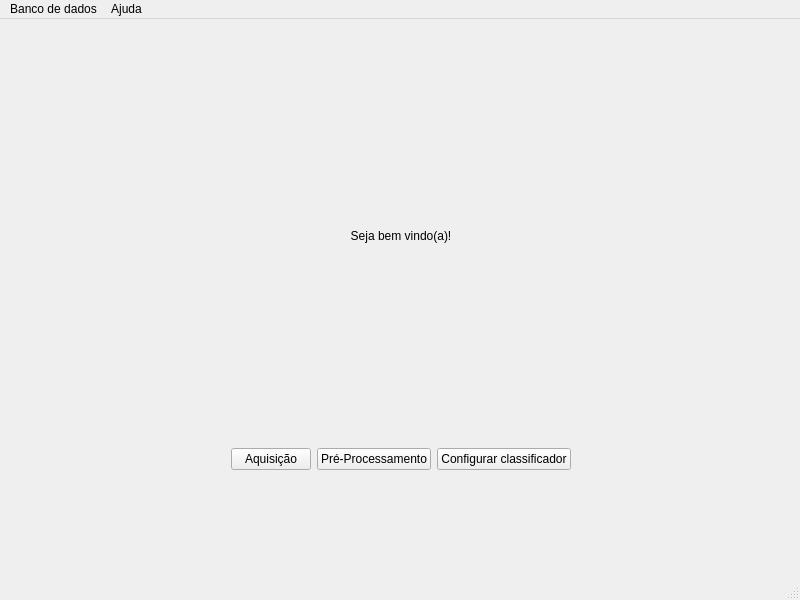
<?xml version="1.0" encoding="UTF-8"?>
<ui version="4.0">
 <class>MainWindow</class>
 <widget class="QMainWindow" name="MainWindow">
  <property name="geometry">
   <rect>
    <x>0</x>
    <y>0</y>
    <width>800</width>
    <height>600</height>
   </rect>
  </property>
  <property name="windowTitle">
   <string>MainWindow</string>
  </property>
  <widget class="QWidget" name="centralwidget">
   <widget class="QWidget" name="horizontalLayoutWidget">
    <property name="geometry">
     <rect>
      <x>10</x>
      <y>10</y>
      <width>781</width>
      <height>441</height>
     </rect>
    </property>
    <layout class="QHBoxLayout" name="horizontalLayout">
     <item>
      <spacer name="horizontalSpacer">
       <property name="orientation">
        <enum>Qt::Horizontal</enum>
       </property>
       <property name="sizeHint" stdset="0">
        <size>
         <width>40</width>
         <height>20</height>
        </size>
       </property>
      </spacer>
     </item>
     <item>
      <layout class="QVBoxLayout" name="verticalLayout">
       <item>
        <widget class="QLabel" name="label">
         <property name="text">
          <string>Seja bem vindo(a)!</string>
         </property>
         <property name="alignment">
          <set>Qt::AlignCenter</set>
         </property>
        </widget>
       </item>
       <item>
        <layout class="QHBoxLayout" name="horizontalLayout_2">
         <item>
          <widget class="QPushButton" name="pushButton">
           <property name="text">
            <string>Aquisição</string>
           </property>
          </widget>
         </item>
         <item>
          <widget class="QPushButton" name="pushButton_2">
           <property name="text">
            <string>Pré-Processamento</string>
           </property>
          </widget>
         </item>
         <item>
          <widget class="QPushButton" name="pushButton_3">
           <property name="text">
            <string>Configurar classificador</string>
           </property>
          </widget>
         </item>
        </layout>
       </item>
      </layout>
     </item>
     <item>
      <spacer name="horizontalSpacer_2">
       <property name="orientation">
        <enum>Qt::Horizontal</enum>
       </property>
       <property name="sizeHint" stdset="0">
        <size>
         <width>40</width>
         <height>20</height>
        </size>
       </property>
      </spacer>
     </item>
    </layout>
   </widget>
  </widget>
  <widget class="QMenuBar" name="menubar">
   <property name="geometry">
    <rect>
     <x>0</x>
     <y>0</y>
     <width>800</width>
     <height>21</height>
    </rect>
   </property>
   <widget class="QMenu" name="menuFile">
    <property name="title">
     <string>Banco de dados</string>
    </property>
    <addaction name="actionconectar_banco_de_dados"/>
    <addaction name="actionStatus"/>
    <addaction name="actionConfigurar"/>
   </widget>
   <widget class="QMenu" name="menuAjuda">
    <property name="title">
     <string>Ajuda</string>
    </property>
   </widget>
   <addaction name="menuFile"/>
   <addaction name="menuAjuda"/>
  </widget>
  <widget class="QStatusBar" name="statusbar"/>
  <action name="actionconectar_banco_de_dados">
   <property name="text">
    <string>Conectar</string>
   </property>
  </action>
  <action name="actionStatus">
   <property name="text">
    <string>Status</string>
   </property>
  </action>
  <action name="actionConfigurar">
   <property name="text">
    <string>Configurar</string>
   </property>
  </action>
 </widget>
 <resources/>
 <connections/>
</ui>
